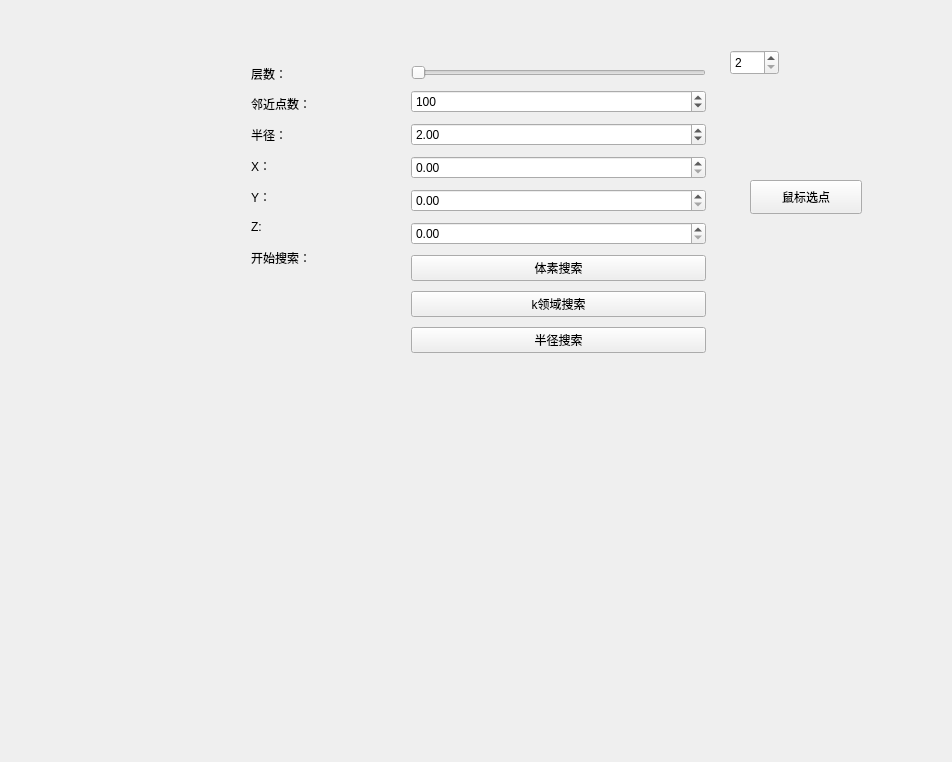
<?xml version="1.0" encoding="UTF-8"?>
<ui version="4.0">
 <class>QOctrTree_my</class>
 <widget class="QWidget" name="QOctrTree_my">
  <property name="geometry">
   <rect>
    <x>0</x>
    <y>0</y>
    <width>952</width>
    <height>762</height>
   </rect>
  </property>
  <property name="windowTitle">
   <string>QOctrTree_my</string>
  </property>
  <widget class="QWidget" name="verticalLayoutWidget">
   <property name="geometry">
    <rect>
     <x>400</x>
     <y>50</y>
     <width>317</width>
     <height>323</height>
    </rect>
   </property>
   <layout class="QVBoxLayout" name="verticalLayout">
    <item>
     <widget class="QSlider" name="slider">
      <property name="minimum">
       <number>2</number>
      </property>
      <property name="maximum">
       <number>7</number>
      </property>
      <property name="orientation">
       <enum>Qt::Horizontal</enum>
      </property>
     </widget>
    </item>
    <item>
     <widget class="QSpinBox" name="spinBox">
      <property name="maximum">
       <number>10000</number>
      </property>
      <property name="value">
       <number>100</number>
      </property>
     </widget>
    </item>
    <item>
     <widget class="QDoubleSpinBox" name="doubleSpinBox_4">
      <property name="maximum">
       <double>1000.000000000000000</double>
      </property>
      <property name="value">
       <double>2.000000000000000</double>
      </property>
     </widget>
    </item>
    <item>
     <widget class="QDoubleSpinBox" name="doubleSpinBox"/>
    </item>
    <item>
     <widget class="QDoubleSpinBox" name="doubleSpinBox_2"/>
    </item>
    <item>
     <widget class="QDoubleSpinBox" name="doubleSpinBox_3"/>
    </item>
    <item>
     <widget class="QPushButton" name="btn_SearchFirst">
      <property name="text">
       <string>体素搜索</string>
      </property>
     </widget>
    </item>
    <item>
     <widget class="QPushButton" name="btn_SearchSecond">
      <property name="text">
       <string>k领域搜索</string>
      </property>
     </widget>
    </item>
    <item>
     <widget class="QPushButton" name="btn_SearchThird">
      <property name="text">
       <string>半径搜索</string>
      </property>
     </widget>
    </item>
   </layout>
  </widget>
  <widget class="QWidget" name="verticalLayoutWidget_2">
   <property name="geometry">
    <rect>
     <x>240</x>
     <y>50</y>
     <width>160</width>
     <height>231</height>
    </rect>
   </property>
   <layout class="QVBoxLayout" name="verticalLayout_2">
    <item>
     <widget class="QLabel" name="label">
      <property name="text">
       <string>层数：</string>
      </property>
     </widget>
    </item>
    <item>
     <widget class="QLabel" name="label_6">
      <property name="text">
       <string>邻近点数：</string>
      </property>
     </widget>
    </item>
    <item>
     <widget class="QLabel" name="label_7">
      <property name="text">
       <string>半径：</string>
      </property>
     </widget>
    </item>
    <item>
     <widget class="QLabel" name="label_4">
      <property name="text">
       <string>X：</string>
      </property>
     </widget>
    </item>
    <item>
     <widget class="QLabel" name="label_5">
      <property name="text">
       <string>Y：</string>
      </property>
     </widget>
    </item>
    <item>
     <widget class="QLabel" name="label_3">
      <property name="text">
       <string>Z:</string>
      </property>
     </widget>
    </item>
    <item>
     <widget class="QLabel" name="label_2">
      <property name="text">
       <string>开始搜索：</string>
      </property>
     </widget>
    </item>
   </layout>
  </widget>
  <widget class="QSpinBox" name="spinBox_2">
   <property name="geometry">
    <rect>
     <x>730</x>
     <y>50</y>
     <width>49</width>
     <height>25</height>
    </rect>
   </property>
   <property name="minimum">
    <number>2</number>
   </property>
   <property name="maximum">
    <number>7</number>
   </property>
   <property name="value">
    <number>2</number>
   </property>
  </widget>
  <widget class="QPushButton" name="pushButton">
   <property name="geometry">
    <rect>
     <x>750</x>
     <y>180</y>
     <width>112</width>
     <height>34</height>
    </rect>
   </property>
   <property name="text">
    <string>鼠标选点</string>
   </property>
  </widget>
 </widget>
 <layoutdefault spacing="6" margin="11"/>
 <resources/>
 <connections/>
</ui>
